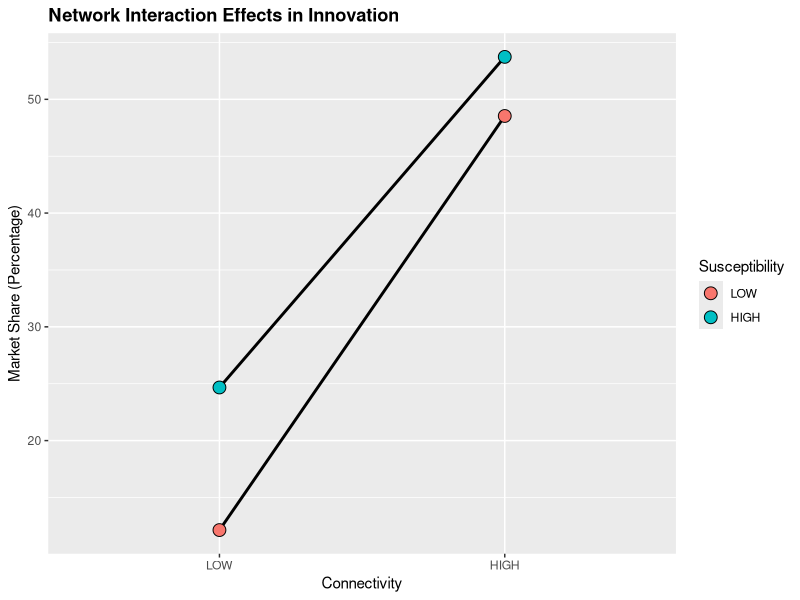

Write the R code that produced this figure.
# Analysis of Agent-Based Simulation (R)

# install necessary packages

library(ggplot2)  # for pretty plotting

# -------------------------------
# Simulation study background
# (same as under Python exhibit)
# -------------------------------
# note. it is possible to run NetLogo simulations within R 
# using the RNetLogo package from Thiele (2014)

# -----------------------------
# Analysis of Deviance
# -----------------------------
options(warn = -1)  # drop glm() warnings about non-integer responses

# read in summary results and code the experimental factors
virus <- read.csv("virus_results.csv")

# define factor variables
virus$Connectivity <- factor(virus$degree, 
  levels = c(3, 5), labels = c("LOW", "HIGH")) 
virus$Susceptibility <- factor(virus$spread, 
  levels = c(5, 10), labels = c("LOW", "HIGH"))
  
virus$Market_Share <- virus$infected

# show the mean proportions by cell in the 2x2 design
with(virus, print(by(Market_Share, Connectivity * Susceptibility, mean)))

# generalized linear model for response variable that is a proportion
virus_fit <- glm(Market_Share ~ Connectivity + Susceptibility + 
  Connectivity:Susceptibility,
  data = virus, family = binomial(link = "logit"))
print(summary(virus_fit))  

# analysis of deviance 
print(anova(virus_fit, test="Chisq"))  

# compute market share cell means for use in interaction plot
virus_means <- aggregate(Market_Share ~ Connectivity * Susceptibility,
  data = virus, mean)

# -----------------------------
# Interaction Plotting
# -----------------------------
# generate an interaction plot for market share as a percentage
interaction_plot <- ggplot(virus_means, 
  aes(x = Connectivity, y = 100*Market_Share, 
    group = Susceptibility, fill = Susceptibility)) +  
  geom_line(linetype = "solid", size = 1, colour = "black") +
  geom_point(size = 4, shape = 21) +
  ylab("Market Share (Percentage)") + 
  ggtitle("Network Interaction Effects in Innovation") +
  theme(plot.title = element_text(lineheight=.8, face="bold"))
print(interaction_plot)


